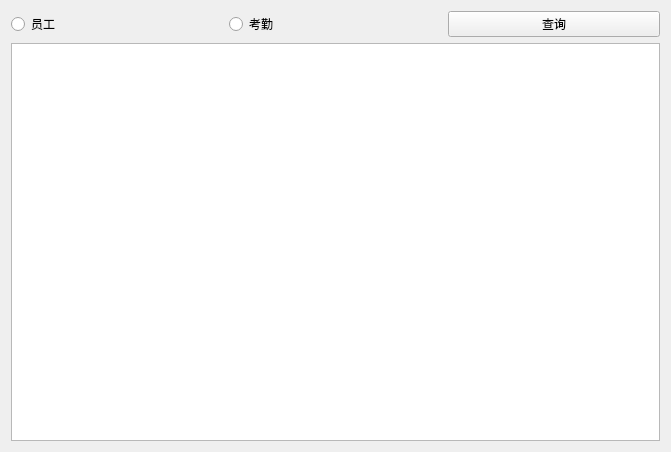
<?xml version="1.0" encoding="UTF-8"?>
<ui version="4.0">
 <class>SelectWin</class>
 <widget class="QWidget" name="SelectWin">
  <property name="geometry">
   <rect>
    <x>0</x>
    <y>0</y>
    <width>671</width>
    <height>452</height>
   </rect>
  </property>
  <property name="windowTitle">
   <string>Form</string>
  </property>
  <property name="styleSheet">
   <string notr="true">
/* 主窗口背景 */
SelectWin {
    background: qlineargradient(x1:0, y1:0, x2:1, y2:1,
                              stop:0 #f5f7fa, stop:1 #c3cfe2);
    font-family: &quot;微软雅黑&quot;;
}

/* 单选按钮样式 */
QRadioButton {
    font-size: 16px;
    color: #4a4a4a;
    padding: 8px 15px;
}

QRadioButton::indicator {
    width: 18px;
    height: 18px;
    border-radius: 9px;
    border: 2px solid #5d9cec;
}

QRadioButton::indicator:checked {
    background-color: #5d9cec;
    border: 2px solid #5d9cec;
}

QRadioButton::indicator:unchecked:hover {
    border: 2px solid #3bafda;
}

/* 查询按钮样式 */
QPushButton#selectBT {
    background-color: #5d9cec;
    color: white;
    border: none;
    border-radius: 4px;
    padding: 8px 20px;
    font-size: 16px;
    min-width: 80px;
}

QPushButton#selectBT:hover {
    background-color: #4a89dc;
}

QPushButton#selectBT:pressed {
    background-color: #3bafda;
}

/* 表格样式 */
QTableView {
    background-color: white;
    border: 1px solid #e6e9ed;
    border-radius: 4px;
    gridline-color: #e6e9ed;
    alternate-background-color: #f5f7fa;
    selection-background-color: #5d9cec;
    selection-color: white;
    font-size: 14px;
}

QTableView QHeaderView::section {
    background-color: #5d9cec;
    color: white;
    padding: 6px;
    border: none;
    font-weight: bold;
}

QTableView::item {
    padding: 6px;
}

QTableView::item:hover {
    background-color: #e6f2ff;
}

/* 网格布局边距调整 */
QGridLayout {
    margin: 15px;
    spacing: 10px;
}
&lt;/string&gt;
&lt;/property&gt;</string>
  </property>
  <layout class="QGridLayout" name="gridLayout">
   <item row="0" column="0">
    <widget class="QRadioButton" name="emploeeBT">
     <property name="text">
      <string>员工</string>
     </property>
    </widget>
   </item>
   <item row="0" column="1">
    <widget class="QRadioButton" name="attBT">
     <property name="text">
      <string>考勤</string>
     </property>
    </widget>
   </item>
   <item row="0" column="2">
    <widget class="QPushButton" name="selectBT">
     <property name="text">
      <string>查询</string>
     </property>
    </widget>
   </item>
   <item row="1" column="0" colspan="3">
    <widget class="QTableView" name="tableView"/>
   </item>
  </layout>
 </widget>
 <resources/>
 <connections/>
</ui>
